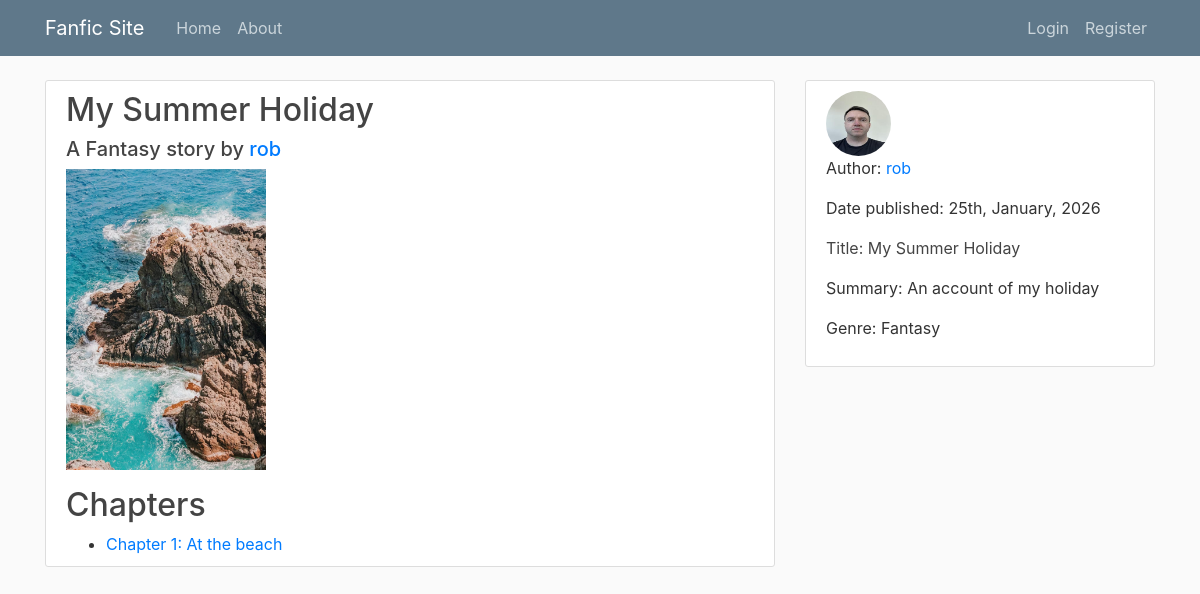
Before: /7/ with the older database file.
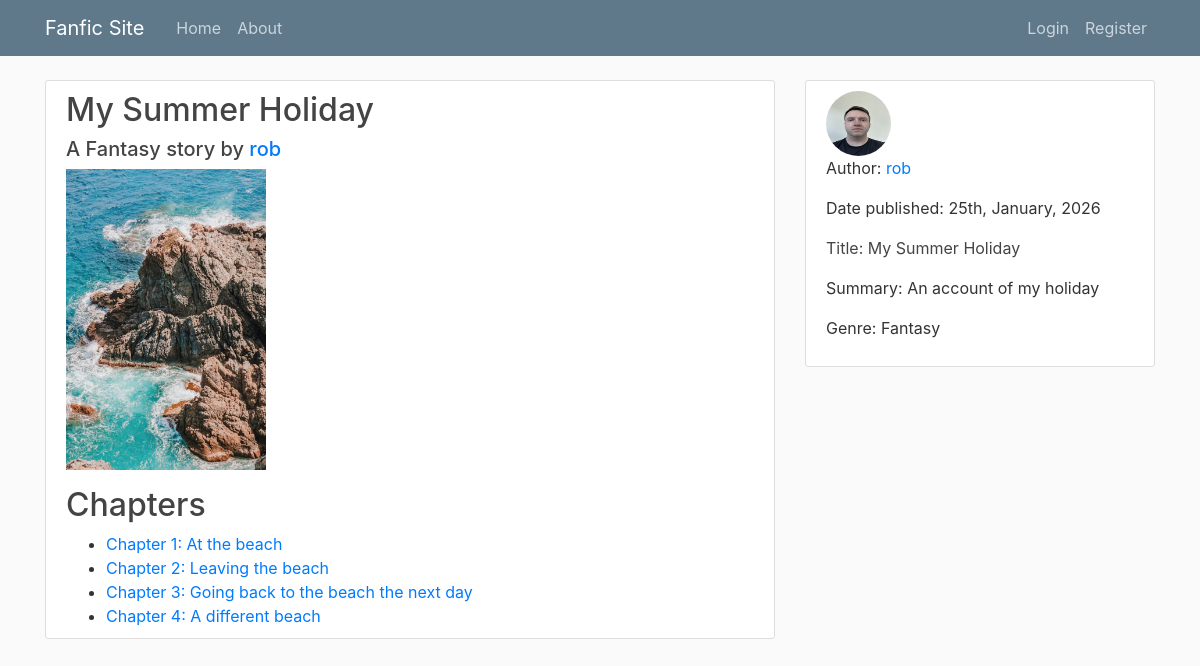
After: the same page with the newer database file.
### stories/models.py (models this page shows, shortened)
class Story(models.Model):
    STATUS_CHOICES = [
        ('draft', 'Draft (private)'),
        ('published', 'Published'),
    ]
    title = models.CharField(max_length=100)
    author = models.ForeignKey(User, on_delete=models.CASCADE, related_name='stories')
    summary = models.TextField(max_length=500)
    fandom = models.CharField(max_length=100)
    genre = models.ForeignKey(Genre, on_delete=models.SET_NULL, null=True, related_name='stories')
    rating = models.CharField(max_length=30)
    status = models.CharField(
        max_length=20,
        choices=STATUS_CHOICES,
        default='draft'
    )
    date_published = models.DateTimeField(default=timezone.now)
    cover_image = models.ImageField(upload_to='covers/', blank=True, null=True)

class Genre(models.Model):
    name = models.CharField(max_length=50, unique=True)
    def __str__(self):
        return self.name

class Chapter(models.Model):
    story = models.ForeignKey(
        Story,
        related_name='chapters',
        on_delete=models.CASCADE
    )
    title = models.CharField(max_length=100)
    content = models.TextField()
    number = models.PositiveIntegerField()
    date_published = models.DateTimeField(default=timezone.now)
    class Meta:
        ordering = ['number']
        unique_together = ('story', 'number')

### users/models.py (models this page shows, shortened)
class Profile(models.Model):
    user = models.OneToOneField(User, on_delete=models.CASCADE)
    image = models.ImageField(default='default.png', upload_to='profile_pics')

### stories/views.py (the view)
# urls.py: path("<int:pk>/", StoryDetailView.as_view(), name="story-detail"),
class StoryDetailView(DetailView):
    model = Story
    def get_context_data(self, **kwargs):
        context = super().get_context_data(**kwargs)
        context['chapters'] = self.object.chapters.all()
        return context

### stories/templates/stories/story_detail.html (shortened to what this page needs)
{% extends "stories/base.html" %}
{% block content %}
<article class="media content-section">
    <div class="media-body">
        <h2>{{ object.title }}</h2>
            <h5>A {{ object.genre }} story by <a class="mr-2" href="{% url 'user-stories' story.author.username %}">{{ object.author }}</a>
        </h5>
        {% if object.cover_image %}
        <p><img src="{{ object.cover_image.url }}" alt="{{ object.title }} cover" style="max-width:200px;">
        </p>
        {% endif %}
        <h2>Chapters</h2>
        <ul>
            {% for chapter in object.chapters.all %}
            <li>
                <a href="{% url 'chapter-detail' object.id chapter.number %}">
                    Chapter {{ chapter.number }}: {{ chapter.title }}
                </a>
            </li>
            {% empty %}
            <li>No chapters yet.</li>
            {% endfor %}
        </ul>
    </div>
</article>
{% endblock content %}
{% block sidebar %}
<div class="content-section">
 <div><img class="rounded-circle article-img" src="{{ object.author.profile.image.url }}"></div>
    <p class="article-summary">Author: <a class="mr-2" href="{% url 'user-stories' story.author.username %}">
            {{ object.author }}</a></p>
            <p class="article-date-published">Date published: {{ object.date_published|date:'dS, F, Y' }}</p>
    <p class="article-title">Title: {{ object.title }}</p>
        <p class="article-summary">Summary: {{ object.summary }}</p>
    <p class="article-genre">Genre: {{ object.genre }}</p>
</div>
{% endblock %}

### stories/templates/stories/base.html (shortened to what this page needs)
{% load static %}
<!DOCTYPE html>
<html lang="en">
<head>
  <link rel="stylesheet" href="https://maxcdn.bootstrapcdn.com/bootstrap/4.0.0/css/bootstrap.min.css"
>
  <link rel="stylesheet" type="text/css" href="{% static 'stories/main.css' %}">
</head>
<body>
  <header class="site-header">
    <nav class="navbar navbar-expand-md navbar-dark bg-steel fixed-top">
      <div class="container">
        <a class="navbar-brand mr-4" href="{% url 'stories-home' %}">Fanfic Site</a>
        <div class="collapse navbar-collapse" id="navbarToggle">
          <div class="navbar-nav mr-auto">
            <a class="nav-item nav-link" href="{% url 'stories-home' %}">Home</a>
            <a class="nav-item nav-link" href="{% url 'stories-about' %}">About</a>
          </div>
          <div class="navbar-nav">
            {% if user.is_authenticated %}
            <a class="nav-link" href="{% url 'mails:mailbox' %}">Mailbox</a>
            {% if request.user.is_staff %}
            <a class="nav-item nav-link" href="{% url 'admin:index' %}">Admin Dashboard</a>
            {% endif %}
            <a class="nav-item nav-link" href="{% url 'story-create' %}">New story</a>
            <a class="nav-item nav-link" href="{% url 'profile' %}">My account</a>
            <form action="{% url 'logout' %}" method="POST" class="form-inline">
              {% csrf_token %}
              <button type="submit" class="btn btn-link nav-item nav-link py-0">Logout</button>
            </form>
            {% else %}
            <a class="nav-item nav-link" href="{% url 'login' %}">Login</a>
            <a class="nav-item nav-link" href="{% url 'register' %}">Register</a>
            {% endif %}
          </div>
        </div>
      </div>
    </nav>
  </header>
  <main role="main" class="container">
    <div class="row">
      <div class="col-md-8">
        {% block content %}
        {% endblock %}
      </div>
      <div class="col-md-4">
        {% block sidebar %}{% endblock %}
      </div>
    </div>
  </main>
</body>
</html>

### stories/static/stories/main.css (style rules this page uses)
body { background: #fafafa; color: #333333; margin-top: 5rem; }
h1, h2, h3, h4, h5, h6 { color: #444444; }
ul { margin: 0; }
.bg-steel { background-color: #5f788a; }
.site-header .navbar-nav .nav-link { color: #cbd5db; }
.content-section { background: #ffffff; padding: 10px 20px; border: 1px solid #dddddd; border-radius: 3px; margin-bottom: 20px; }
.article-title { color: #444444; }
.article-img { height: 65px; width: 65px; margin-right: 16px; }

Changed rows visible on the page:
added Chapter: number "2", title "Leaving the beach"
added Chapter: number "3", title "Going back to the beach the next day"
added Chapter: number "4", title "A different beach"
